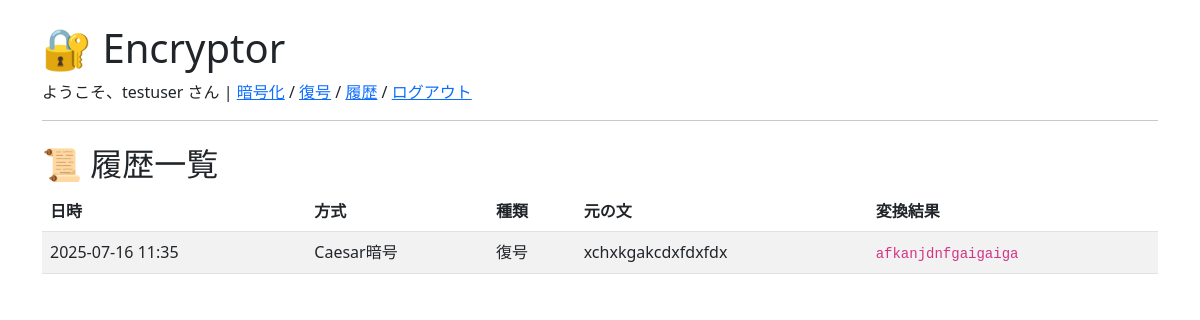
Page /history/ (signed in) on the committed database.
### crypto/models.py (models this page shows, shortened)
class CryptoLog(models.Model):
    ENCRYPTION_METHODS = [
        ('caesar', 'Caesar暗号'),
        ('base64', 'Base64'),
        ('random_substitution', 'ランダム置換暗号'),
        ('morse', 'モールス信号風'),
    ]
    user = models.ForeignKey(User, on_delete=models.CASCADE)
    original_text = models.TextField()
    encrypted_text = models.TextField()
    method = models.CharField(max_length=20, choices=ENCRYPTION_METHODS)
    is_decryption = models.BooleanField(default=False)  # False: 暗号化, True: 解読
    created_at = models.DateTimeField(auto_now_add=True)

### crypto/views.py (the view)
# urls.py: path('history/', views.history_view, name='history'),
@login_required
def history_view(request):
    logs = CryptoLog.objects.filter(user=request.user).order_by('-created_at')
    return render(request, 'crypto/history.html', {'logs': logs})

### crypto/templates/crypto/history.html
{% extends 'base.html' %}
{% block content %}
<h2>📜 履歴一覧</h2>
{% if logs %}
    <table class="table table-striped">
        <thead>
            <tr>
                <th>日時</th>
                <th>方式</th>
                <th>種類</th>
                <th>元の文</th>
                <th>変換結果</th>
            </tr>
        </thead>
        <tbody>
            {% for log in logs %}
                <tr>
                    <td>{{ log.created_at|date:"Y-m-d H:i" }}</td>
                    <td>{{ log.get_method_display }}</td>
                    <td>{{ log.is_decryption|yesno:"復号,暗号" }}</td>
                    <td>{{ log.original_text }}</td>
                    <td><code>{{ log.encrypted_text }}</code></td>
                </tr>
            {% endfor %}
        </tbody>
    </table>
{% else %}
    <p>履歴はまだありません。</p>
{% endif %}
{% endblock %}

### templates/base.html (shortened to what this page needs)
<!DOCTYPE html>
<html lang="ja">
<head>
    <link
        href="https://cdn.jsdelivr.net/npm/bootstrap@5.3.0/dist/css/bootstrap.min.css"
        rel="stylesheet">
</head>
<body class="container py-4">
    <header class="mb-4">
        <h1>🔐 Encryptor</h1>
        {% if user.is_authenticated %}
            <p>ようこそ、{{ user.username }} さん |
                <a href="{% url 'encrypt' %}">暗号化</a> /
                <a href="{% url 'decrypt' %}">復号</a> /
                <a href="{% url 'history' %}">履歴</a> /
                <a href="{% url 'logout' %}">ログアウト</a></p>
        {% else %}
            <p><a href="{% url 'login' %}">ログイン</a></p>
        {% endif %}
        <hr>
    </header>
    {% block content %}{% endblock %}
</body>
</html>

### rows in the picture
CryptoLog: created_at "2025-07-16 11:35", method "Caesar暗号", is_decryption "復号", original_text "xchxkgakcdxfdxfdx", encrypted_text "afkanjdnfgaigaiga"

### other values in the picture
{{ user.username }} "testuser"
